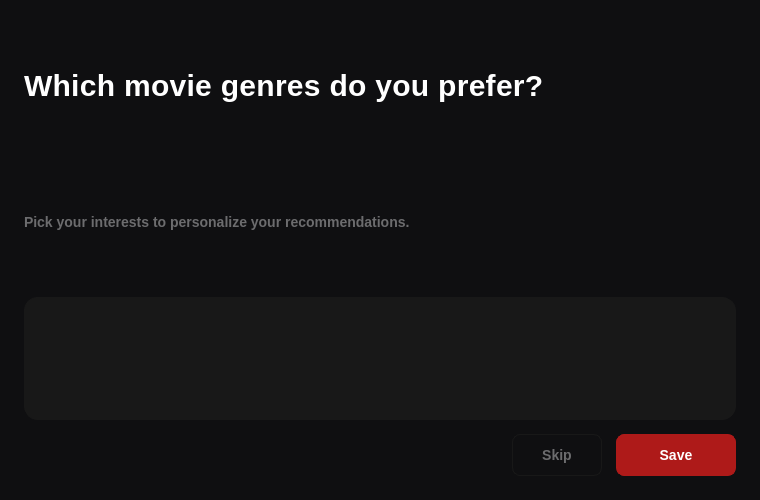
<?xml version="1.0" encoding="UTF-8"?>
<ui version="4.0">
 <class>InterestsDialog</class>
 <widget class="QWidget" name="InterestsDialog">
  <property name="geometry">
   <rect>
    <x>0</x>
    <y>0</y>
    <width>760</width>
    <height>500</height>
   </rect>
  </property>
  <property name="minimumSize">
   <size>
    <width>760</width>
    <height>500</height>
   </size>
  </property>
  <property name="maximumSize">
   <size>
    <width>760</width>
    <height>500</height>
   </size>
  </property>
  <property name="windowTitle">
   <string>Certa.dev</string>
  </property>
  <property name="styleSheet">
   <string notr="true">QWidget#InterestsDialog {
    background-color: #0F0F11;
}
QLabel#titleLabel {
    color: #FFFFFF;
    font-size: 30px;
    font-weight: 700;
    letter-spacing: 0.3px;
}
QLabel#subtitleLabel {
    color: #6C6C6E;
    font-size: 14px;
    font-weight: 500;
}
QWidget#genresContainer {
    background-color: #181818;
    border: 1px solid #181818;
    border-radius: 14px;
}
QCheckBox {
    color: #FFFFFF;
    spacing: 8px;
    font-size: 15px;
    font-weight: 500;
    padding: 6px 8px;
    margin: 0px;
    background-color: transparent;
    border: 1px solid transparent;
    border-radius: 8px;
}
QCheckBox:checked {
    color: #FFFFFF;
    background-color: #181818;
    border-color: #AE1A19;
    font-weight: 700;
}
QPushButton {
    min-height: 40px;
    padding: 0 18px;
    border-radius: 8px;
    font-size: 14px;
    font-weight: 700;
}
QPushButton#skipButton {
    color: #6C6C6E;
    background-color: #0F0F11;
    border: 1px solid #181818;
}
QPushButton#skipButton:hover {
    color: #FFFFFF;
    border-color: #6C6C6E;
}
QPushButton#saveButton {
    color: #FFFFFF;
    background-color: #AE1A19;
    border: 1px solid #AE1A19;
}
QPushButton#saveButton:hover {
    background-color: #951615;
    border-color: #951615;
}</string>
  </property>
  <layout class="QVBoxLayout" name="verticalLayout">
   <property name="leftMargin">
    <number>24</number>
   </property>
   <property name="topMargin">
    <number>24</number>
   </property>
   <property name="rightMargin">
    <number>24</number>
   </property>
   <property name="bottomMargin">
    <number>24</number>
   </property>
   <property name="spacing">
    <number>14</number>
   </property>
   <item>
    <widget class="QLabel" name="titleLabel">
     <property name="text">
       <string>Which movie genres do you prefer?</string>
     </property>
    </widget>
   </item>
   <item>
    <widget class="QLabel" name="subtitleLabel">
     <property name="text">
      <string>Pick your interests to personalize your recommendations.</string>
     </property>
    </widget>
   </item>
   <item>
    <widget class="QWidget" name="genresContainer" native="true">
     <layout class="QVBoxLayout" name="genresContainerLayout">
      <property name="leftMargin">
       <number>20</number>
      </property>
      <property name="topMargin">
       <number>20</number>
      </property>
      <property name="rightMargin">
       <number>20</number>
      </property>
      <property name="bottomMargin">
       <number>20</number>
      </property>
      <property name="spacing">
       <number>12</number>
      </property>
      <item>
        <layout class="QGridLayout" name="genresGridLayout">
         <property name="horizontalSpacing">
          <number>14</number>
         </property>
         <property name="verticalSpacing">
          <number>10</number>
         </property>
        </layout>
      </item>
     </layout>
    </widget>
   </item>
   <item>
    <layout class="QHBoxLayout" name="actionsLayout">
     <item>
      <spacer name="horizontalSpacer">
       <property name="orientation">
        <enum>Qt::Orientation::Horizontal</enum>
       </property>
       <property name="sizeHint" stdset="0">
        <size>
         <width>40</width>
         <height>20</height>
        </size>
       </property>
      </spacer>
     </item>
     <item>
      <widget class="QPushButton" name="skipButton">
       <property name="minimumSize">
        <size>
         <width>90</width>
         <height>40</height>
        </size>
       </property>
       <property name="text">
        <string>Skip</string>
       </property>
      </widget>
     </item>
     <item>
      <widget class="QPushButton" name="saveButton">
       <property name="minimumSize">
        <size>
         <width>120</width>
         <height>40</height>
        </size>
       </property>
       <property name="text">
        <string>Save</string>
       </property>
      </widget>
     </item>
    </layout>
   </item>
  </layout>
 </widget>
 <resources/>
 <connections/>
</ui>
